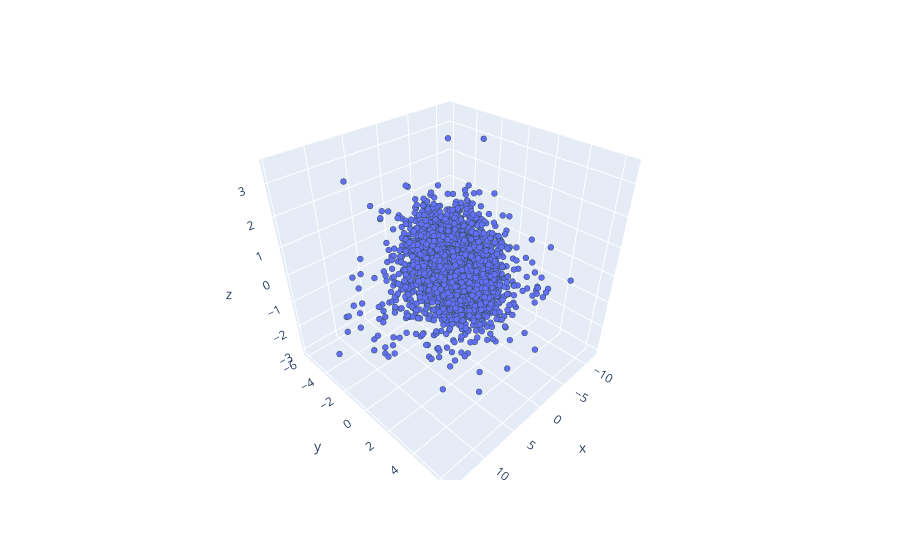

Here is the notebook cell this chart was saved with:
### Code cell
plot_only = 5000
# plot with PCA
pca = PCA(n_components=3)
low_dim_embs = pca.fit_transform(weights[:plot_only,:])
labels = [tokenizer.index_word[i] for i in range(1, plot_only+1)]
# print how much of the variance is explained by the first 3 components
print(sum(pca.explained_variance_ratio_))
plot_with_labels(low_dim_embs, labels)

### Figure 1 — Plotly figure (JSON) as saved in the notebook; plotly's stock layout.template omitted (floating-point values rounded to 4 significant figures; data arrays with more than 128 entries replaced by an {"elided": "..."} marker saying what was removed)
{"data": [{"hovertemplate": "<b>%{hovertext}</b><br><br>x=%{x}<br>y=%{y}<br>z=%{z}<extra></extra>", "hovertext": {"elided": "5000 str values"}, "legendgroup": "", "marker": {"color": "#636efa", "line": {"color": "DarkSlateGrey", "width": 2}, "size": 2, "symbol": "circle"}, "mode": "markers", "name": "", "scene": "scene", "showlegend": false, "type": "scatter3d", "x": {"elided": "5000 float values"}, "y": {"elided": "5000 float values"}, "z": {"elided": "5000 float values"}}], "layout": {"legend": {"tracegroupgap": 0}, "margin": {"t": 60}, "scene": {"domain": {"x": [0, 1], "y": [0, 1]}, "xaxis": {"title": {"text": "x"}}, "yaxis": {"title": {"text": "y"}}, "zaxis": {"title": {"text": "z"}}}}}
